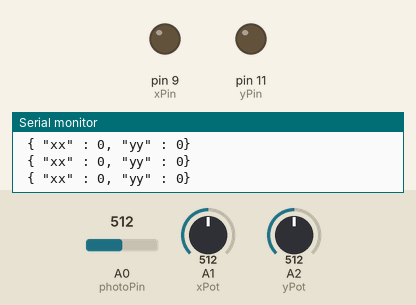
The sketch below on a simulated Arduino Uno, built with avr-gcc and run on an emulated ATmega328P. Shown: output pins drawn as LEDs (lit = HIGH), the last lines printed to the serial monitor. The test bench sets the inputs (shaded band); at power-on: A2 (yPot) = 512, A1 (xPot) = 512, A0 (photoPin) = 512.

Above: at 2.2 s.
2.3 s: A2 (yPot) set to 522
At 3.4 s:
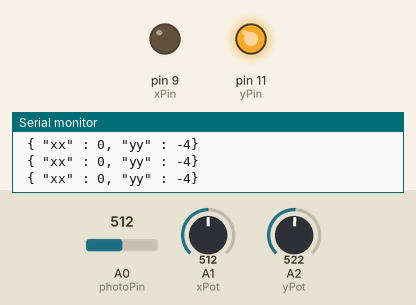
3.8 s: A1 (xPot) set to 533
At 5.0 s:
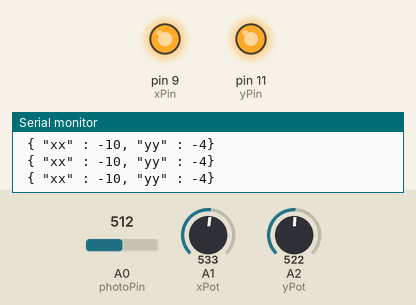
5.3 s: A1 (xPot) set to 511
At 6.5 s:
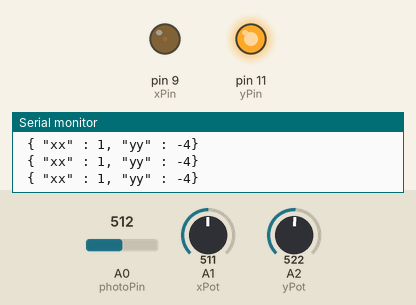
6.8 s: A2 (yPot) set to 511
At 8.0 s:
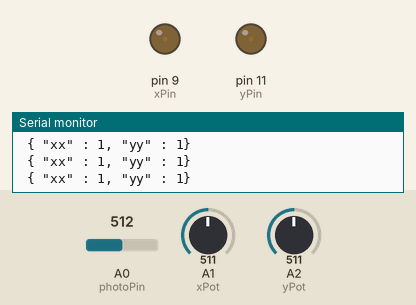
8.3 s: A2 (yPot) set to 306
At 9.3 s:
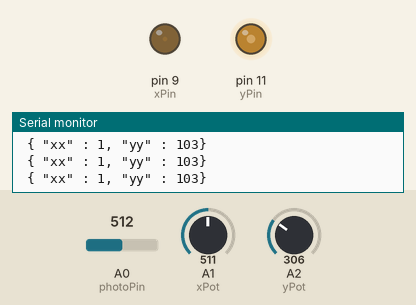
9.8 s: A1 (xPot) set to 306
At 11.3 s:
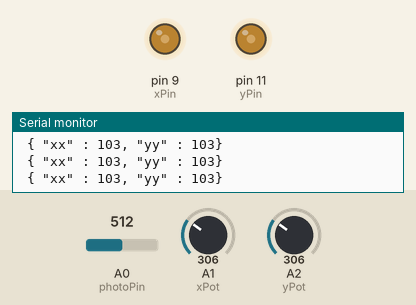
Timing chart, 0 to 12.3 s (numbered marks = the images above; inputs shaded):
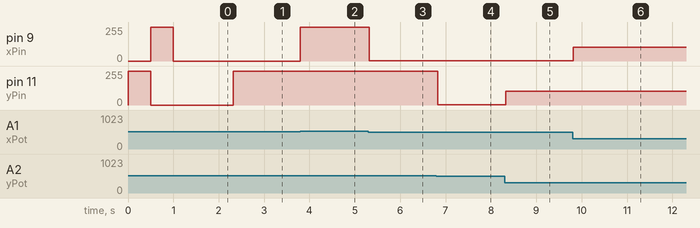

Measured:
- the behaviour switches between 514 and 515 on A2 (yPot) (found by bisection; images 0 and 1)
- the behaviour switches between 514 and 515 on A1 (xPot) (found by bisection; images 1 and 2)
- after the input at 2.3 s, pin 11 (yPin): 0/255 → 252/255 at once
- after the input at 3.8 s, pin 9 (xPin): 0/255 → 255/255 at once
- after the input at 5.3 s, pin 9 (xPin): 255/255 → 1/255 at once
- after the input at 6.8 s, pin 11 (yPin): 252/255 → 1/255 at once
- after the input at 8.3 s, pin 11 (yPin): 1/255 → 103/255 at once
- after the input at 9.8 s, pin 9 (xPin): 1/255 → 103/255 at once

The sketch:

JoystickXY.pde
```cpp
int xPin = 9;    // LED connected to digital pin 9
int yPin = 11;   // LED connected to digital pin 11

int photoPin = 0;
int xPot = 1;
int yPot = 2;

int photoVal = -1;
int xx, yy = -1;
int minmax, ymax, xmax = 0;

void setup() {
  Serial.begin(9600);
  Serial.println("Start");

  pinMode(xPin, OUTPUT);
  pinMode(yPin, OUTPUT);
  digitalWrite(xPin, HIGH);
  digitalWrite(yPin, HIGH);

  digitalWrite(xPin, LOW);
  delay(500);
  xmax = analogRead(photoPin);
  digitalWrite(xPin, HIGH);

  digitalWrite(yPin, LOW);
  delay(500);
  ymax = analogRead(photoPin);
  digitalWrite(yPin, HIGH);

   sendMax();
   minmax = min(xmax, ymax);
   setXY(255, 255);
}

void setXY(int xx, int yy)
{
  xx = map(xx, 0, minmax, 255, 0);
  yy = map(yy, 0, minmax,  255, 0);

  //For some reason some values were mapping negative
  constrain(xx, 0, 255);
  constrain(yy, 0, 255);

  analogWrite(xPin, xx);
  analogWrite(yPin, yy);
  sendXY(xx, yy);
}

void sendXY(int xx, int yy)
{
      Serial.print(" { \"xx\" : ");
      Serial.print(xx);
      Serial.print(", \"yy\" : ");
      Serial.print(yy);
      Serial.println("}");
}

void sendMax()
{

    Serial.print(" { \"xmax\" : ");
    Serial.print(xmax);
    Serial.print(", \"ymax\" : ");
    Serial.print(ymax);
    Serial.println("}");
}


void loop()
{
  xx = analogRead(xPot);
  yy = analogRead(yPot);
  setXY(xx, yy);

}
```
